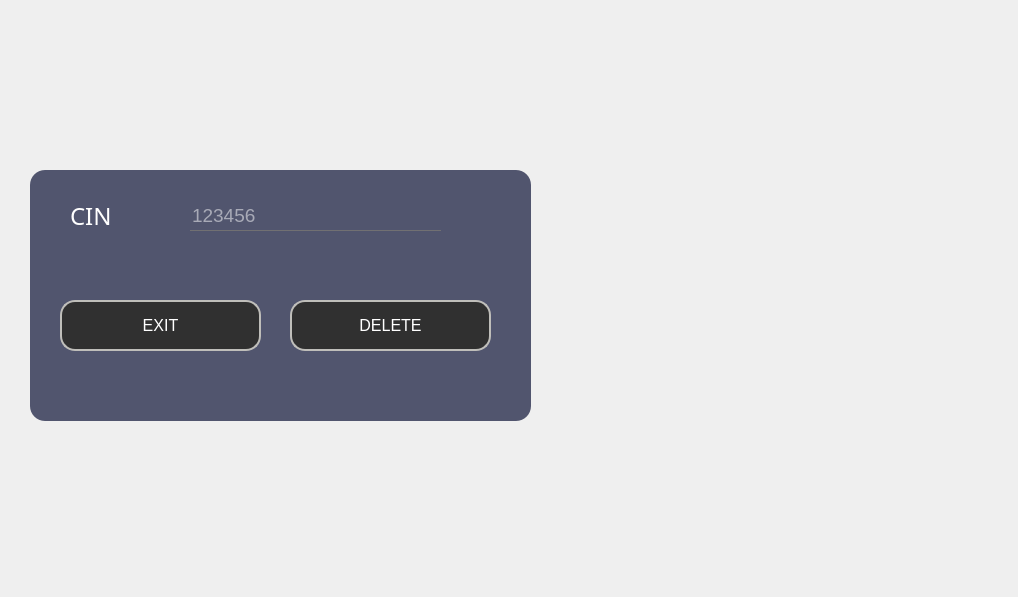
<?xml version="1.0" encoding="UTF-8"?>
<ui version="4.0">
 <class>Supp</class>
 <widget class="QDialog" name="Supp">
  <property name="geometry">
   <rect>
    <x>0</x>
    <y>0</y>
    <width>1018</width>
    <height>597</height>
   </rect>
  </property>
  <property name="windowTitle">
   <string>Dialog</string>
  </property>
  <property name="styleSheet">
   <string notr="true">*{
	background:url(C:/Users/ALA/Desktop/2A/projet/hammerrr.jpg) ;
}</string>
  </property>
  <widget class="QFrame" name="add_employee">
   <property name="geometry">
    <rect>
     <x>30</x>
     <y>170</y>
     <width>501</width>
     <height>251</height>
    </rect>
   </property>
   <property name="styleSheet">
    <string notr="true">QFrame
{
	background:#51556e;
    border-radius:15px;
}</string>
   </property>
   <property name="frameShape">
    <enum>QFrame::StyledPanel</enum>
   </property>
   <property name="frameShadow">
    <enum>QFrame::Raised</enum>
   </property>
   <widget class="QLabel" name="label_8">
    <property name="geometry">
     <rect>
      <x>380</x>
      <y>450</y>
      <width>231</width>
      <height>171</height>
     </rect>
    </property>
    <property name="text">
     <string/>
    </property>
    <property name="pixmap">
     <pixmap>D:/QTprojet/smart court.png</pixmap>
    </property>
    <property name="scaledContents">
     <bool>true</bool>
    </property>
   </widget>
   <widget class="QPushButton" name="add_new_employee">
    <property name="geometry">
     <rect>
      <x>260</x>
      <y>130</y>
      <width>201</width>
      <height>51</height>
     </rect>
    </property>
    <property name="font">
     <font>
      <pointsize>12</pointsize>
     </font>
    </property>
    <property name="styleSheet">
     <string notr="true">*{
color:white;
border-radius: 15px;
background:#303030;
border: 2px solid #bfbeba;
}

*:hover
{
	color:#303030;
	border-radius:15px;
	background:white;
border: 2px solid #bfbeba;
}</string>
    </property>
    <property name="text">
     <string>DELETE</string>
    </property>
   </widget>
   <widget class="QLineEdit" name="SCin">
    <property name="geometry">
     <rect>
      <x>160</x>
      <y>30</y>
      <width>251</width>
      <height>31</height>
     </rect>
    </property>
    <property name="font">
     <font>
      <pointsize>14</pointsize>
     </font>
    </property>
    <property name="acceptDrops">
     <bool>true</bool>
    </property>
    <property name="styleSheet">
     <string notr="true">*{
background:transparent;
border:none;
color:white;
border-bottom:1px solid #717072;
}</string>
    </property>
    <property name="inputMask">
     <string/>
    </property>
    <property name="text">
     <string/>
    </property>
    <property name="maxLength">
     <number>32767</number>
    </property>
    <property name="echoMode">
     <enum>QLineEdit::Normal</enum>
    </property>
    <property name="placeholderText">
     <string>123456</string>
    </property>
   </widget>
   <widget class="QLabel" name="label_7">
    <property name="geometry">
     <rect>
      <x>40</x>
      <y>20</y>
      <width>51</width>
      <height>51</height>
     </rect>
    </property>
    <property name="styleSheet">
     <string notr="true">*{
    font-family:century gothic;
    font-size:24px;
	color:white;
}

</string>
    </property>
    <property name="text">
     <string>CIN</string>
    </property>
   </widget>
   <widget class="QPushButton" name="EXIT">
    <property name="geometry">
     <rect>
      <x>30</x>
      <y>130</y>
      <width>201</width>
      <height>51</height>
     </rect>
    </property>
    <property name="font">
     <font>
      <pointsize>12</pointsize>
     </font>
    </property>
    <property name="styleSheet">
     <string notr="true">*{
color:white;
border-radius: 15px;
background:#303030;
border: 2px solid #bfbeba;
}

*:hover
{
	color:#303030;
	border-radius:15px;
	background:white;
border: 2px solid #bfbeba;
}</string>
    </property>
    <property name="text">
     <string>EXIT</string>
    </property>
   </widget>
   <zorder>label_8</zorder>
   <zorder>add_new_employee</zorder>
   <zorder>label_7</zorder>
   <zorder>SCin</zorder>
   <zorder>EXIT</zorder>
  </widget>
 </widget>
 <resources/>
 <connections/>
</ui>
